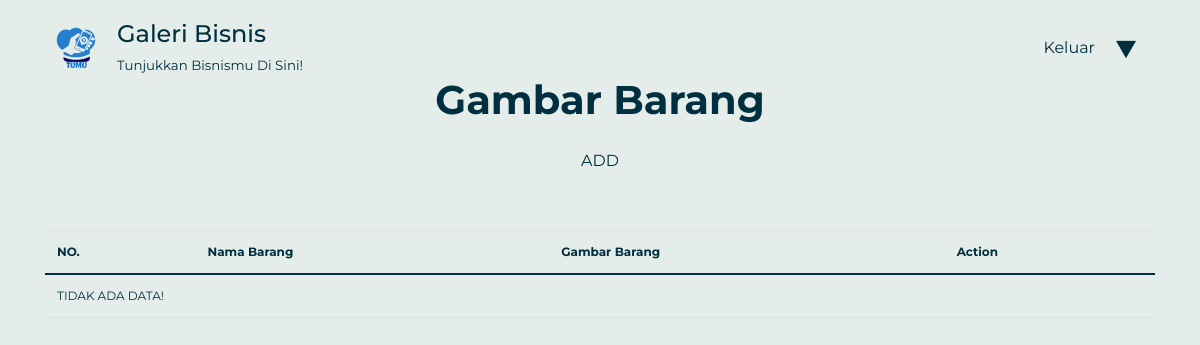
Before: /dashboard.php?p=gambarBarangList (signed in) with the older database file.
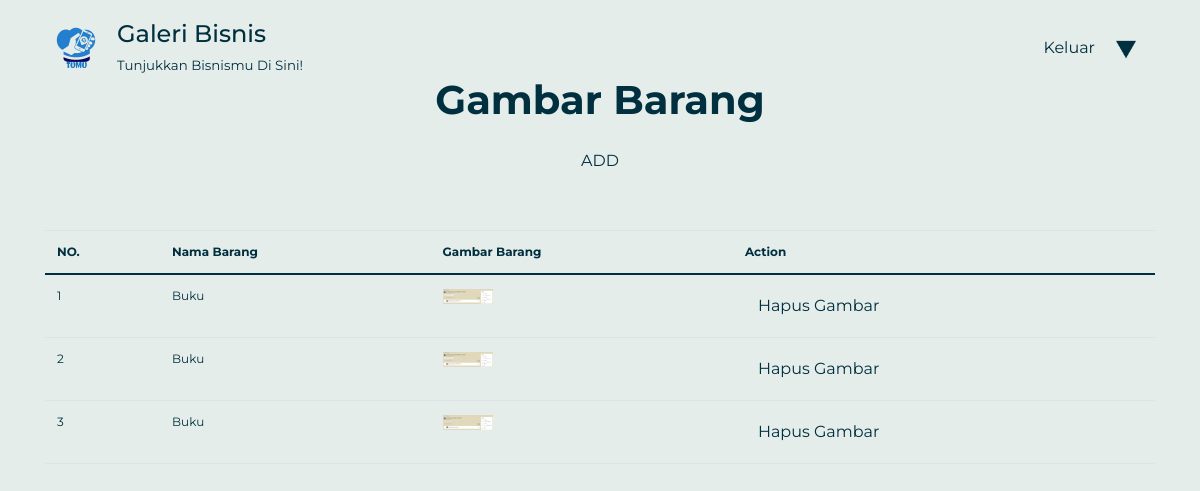
After: the same page with the newer database file.
### tables this page shows
CREATE TABLE `gambar_barang` (
  `id_barang` int(11) NOT NULL,
  `lokasi_gambar` varchar(256) NOT NULL,
  `id_gb` int(11) NOT NULL
);

### connection.php (called while the page is built, shortened)
<?php
class Connection{
   private $host = "localhost";
   private $struser = "root";
   private $strpassword = "";
   private $dbname = "galeribisnis2";
	function connect(){
	    $conn = mysqli_connect($this->host,$this->struser, $this->strpassword);
	 	mysqli_select_db($conn, $this->dbname);
		$this->connection = $conn;
	}
}
?>

### class/class.gambar_barang.php (called while the page is built, shortened)
<?php
    include "class.Barang.php";
    class GambarBarang extends Connection{
        public function __get($atribute)
        {
            if (property_exists($this, $atribute)) {
                return $this->$atribute;
            }
        }
        function __construct() {
            $this->barang = new Barang();
        }
        public function SelectAllGambarBarang(){
            $sql="SELECT b.nama_barang, gb.lokasi_gambar
            FROM gambar_barang gb INNER JOIN barang b
            ON b.id_barang=gb.id_barang";
            $result = mysqli_query($this->connection, $sql);
            $arrResult= Array();
            $cnt=0;
            if(mysqli_num_rows($result)>0){
                while ($data=mysqli_fetch_Array($result)){
                    $objGambarBarang = new GambarBarang();
                    $objGambarBarang->barang->nama_barang = $data['nama_barang'];
                    $objGambarBarang->lokasi_gambar = $data['lokasi_gambar'];
                    $arrResult[$cnt] = $objGambarBarang;
                    $cnt++;
                }
            }
            return $arrResult;
        }
    }
?>

### class/class.Barang.php (called while the page is built, shortened)
<?php
	class Barang extends Connection
	{
		public function __get($atribute) {
			if (property_exists($this, $atribute)) {
				return $this->$atribute;
			}
		}
	}
 ?>

### pages/gambarBarangList.php (the view)
<div class="container gambarBarangList">
    <div class="text-center">
        <h1 class="judul"><strong>gambar barang</strong></h1>
        <a class="btn add" #id="addButton" href="?p=gambar_barang">ADD</a>
    </div>
    <table class="table" id="tabelgambarbarang">
        <thead>
            <tr>
                <th>NO.</th>
                <th>nama barang</th>
                <th>gambar barang</th>
                <th>action</th>
            </tr>
        </thead>
        <?php
            require_once('./class/class.gambar_barang.php');
            $objGambarBarang = new GambarBarang();
            $arrayResult = $objGambarBarang->SelectAllGambarBarang();
            if(count($arrayResult)==0){
                echo '<tr><td colspan="9">TIDAK ADA DATA!</td></tr>';
            }
            else{
                $no=1;
                foreach ($arrayResult as $dataGambarBarang){
                    echo '<tr>';
                    echo '<td>'.$no.'</td>';
                    echo '<td>'.$dataGambarBarang->barang->nama_barang.'</td>';
                    echo "<td ><img src='".$dataGambarBarang->lokasi_gambar."' width='50px'/></td>";
                    echo '<td>
                    <a class="btn"
                    href="?p=delete-gambarBarang&id_gb='.$dataGambarBarang->id_gb.'"
                    onclick="return confirm(\'Apakah anda yakin ingin menghapus?\')">hapus gambar</a> </td>';
                    echo '</tr>';
                    $no++;
                }
            }
        ?>
    </table>
</div>

Changed rows visible on the page:
added gambar_barang: lokasi_gambar (picture)
added gambar_barang: lokasi_gambar (picture)
added gambar_barang: lokasi_gambar (picture)
Other visible differences:
new list line: "1 Buku Hapus Gambar"
new list line: "2 Buku Hapus Gambar"
new list line: "3 Buku Hapus Gambar"
text no longer shown: "TIDAK ADA DATA!"
